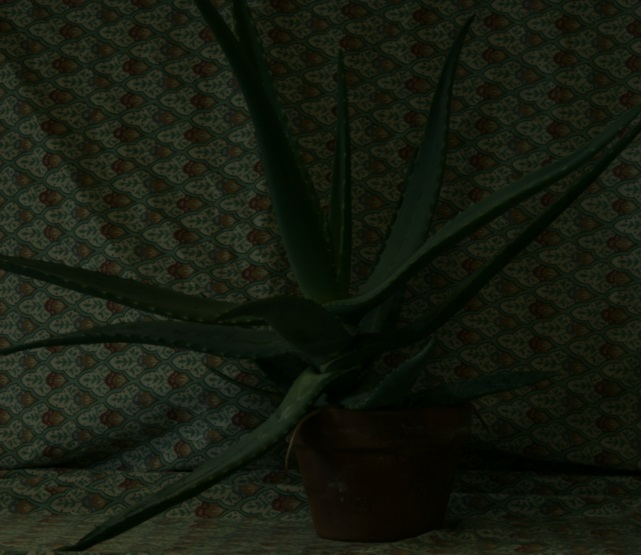
#> input picture homework/hw3/613410047/HW3_test_image/aloe.jpg, 641 x 555 px; its folder holds only this picture in this run
$ python main.py
#> lines starting #> are read from the running program, lines starting #| are printed output that depends on the picture; after the words box and inside, x2 and y2 are one past the last pixel; in counts of white or black regions, pixels touching at a corner belong together
import cv2
import os
import glob
import numpy as np
from matplotlib import pyplot as plt
import matplotlib

matplotlib.rcParams['figure.autolayout'] = True  # 自動調整佈局防止標題和圖像重疊

def output_image(row , col , h , w , output , titles) :
    # 創建 row x col 子圖佈局
    fig, axs = plt.subplots(row , col , figsize = (h ,  w))
    if(row >= 2) :
        axs = axs.flatten()
    for ax, img, title in zip(axs , output , titles):
        ax.imshow(img)
        ax.set_title(title , fontsize = 12)
        ax.axis('off')  # 隱藏坐標軸

    # 調整子圖間距
    plt.tight_layout()
    plt.show()

def apply_laplacian(image):
    kernel = np.array([[0 , -1 , 0] , [-1 , 5 , -1] , [0 , -1 , 0]])
    # Pad the image to handle border pixels
    padded_image = np.pad(image, pad_width=1, mode='edge')
    result = np.zeros_like(image, dtype=float)

    # Perform convolution manually
    for i in range(image.shape[0]):
        for j in range(image.shape[1]):
            region = padded_image[i:i+3, j:j+3]
            result[i, j] = np.sum(region * kernel)

    # Clip values to maintain valid range
    # result = np.clip(result, 0, 1)
    return result

def RGB_to_HSI(rgb) :
    r, g, b = rgb[:,:,0], rgb[:,:,1], rgb[:,:,2]

    intensity = (r + g + b) / 3
    minimum = np.minimum(np.minimum(r, g), b)

    # Add epsilon to avoid divide by zero
    saturation = 1 - 3 * minimum / (r + g + b + 1e-6)

    numerator = 0.5 * ((r - g) + (r - b))
    # Add epsilon to avoid divide by zero
    denominator = np.sqrt((r - g) ** 2 + (r - b) * (g - b)) + 1e-6
    theta = np.arccos(numerator / denominator)

    hue = np.where(b <= g, theta, 2 * np.pi - theta)
    hue = hue / (2 * np.pi)  # Normalize hue to [0, 1]

    hsi_image = np.stack((hue, saturation, intensity), axis=-1)
    return hsi_image

def HSI_to_RGB(hsi) :
    h, s, i = hsi[:,:,0], hsi[:,:,1], hsi[:,:,2]
    h = h * 2 * np.pi  # from [0, 1] convert to radians

    r, g, b = np.zeros_like(h), np.zeros_like(h), np.zeros_like(h)

    # RGB computation based on HSI ranges
    RG_sector = (0 <= h) & (h < 2 * np.pi / 3)
    b[RG_sector] = i[RG_sector] * (1 - s[RG_sector])
    r[RG_sector] = i[RG_sector] * (1 + s[RG_sector] * np.cos(h[RG_sector]) / np.cos(np.pi / 3 - h[RG_sector]))
    g[RG_sector] = 3 * i[RG_sector] - (r[RG_sector] + b[RG_sector])

    GB_sector = (2 * np.pi / 3 <= h) & (h < 4 * np.pi / 3)
    h[GB_sector] -= 2 * np.pi / 3
    r[GB_sector] = i[GB_sector] * (1 - s[GB_sector])
    g[GB_sector] = i[GB_sector] * (1 + s[GB_sector] * np.cos(h[GB_sector]) / np.cos(np.pi / 3 - h[GB_sector]))
    b[GB_sector] = 3 * i[GB_sector] - (r[GB_sector] + g[GB_sector])

    BR_sector = (4 * np.pi / 3 <= h) & (h <= 2 * np.pi)
    h[BR_sector] -= 4 * np.pi / 3
    g[BR_sector] = i[BR_sector] * (1 - s[BR_sector])
    b[BR_sector] = i[BR_sector] * (1 + s[BR_sector] * np.cos(h[BR_sector]) / np.cos(np.pi / 3 - h[BR_sector]))
    r[BR_sector] = 3 * i[BR_sector] - (g[BR_sector] + b[BR_sector])

    rgb_image = np.stack((r, g, b), axis=-1)
    rgb_image = np.clip(rgb_image, 0, 1)
    return rgb_image

def RGB_to_Lab(rgb) :
    # Convert to XYZ
    r, g, b = rgb[:,:,0], rgb[:,:,1], rgb[:,:,2]

    r = np.where(r > 0.04045, ((r + 0.055) / 1.055) ** 2.4, r / 12.92)
    g = np.where(g > 0.04045, ((g + 0.055) / 1.055) ** 2.4, g / 12.92)
    b = np.where(b > 0.04045, ((b + 0.055) / 1.055) ** 2.4, b / 12.92)

    x = r * 0.4124564 + g * 0.3575761 + b * 0.1804375
    y = r * 0.2126729 + g * 0.7151522 + b * 0.0721750
    z = r * 0.0193339 + g * 0.1191920 + b * 0.9503041

    # Reference white D65，使 RGB 與 L*a*b* 等範圍映射
    x, y, z = x / 0.950456, y / 1.00000, z / 1.088754

    x = np.where(x > 0.008856, x ** (1/3), (7.787 * x) + (16 / 116))
    y = np.where(y > 0.008856, y ** (1/3), (7.787 * y) + (16 / 116))
    z = np.where(z > 0.008856, z ** (1/3), (7.787 * z) + (16 / 116))

    l = (116 * y) - 16
    a = 500 * (x - y)
    b = 200 * (y - z)

    lab_image = np.stack((l, a, b), axis=-1)
    return lab_image

def Lab_to_RGB(lab) :
    l, a, b = lab[:,:,0], lab[:,:,1], lab[:,:,2]

    y = (l + 16) / 116
    x = a / 500 + y
    z = y - b / 200

    x = np.where(x ** 3 > 0.008856, x ** 3, (x - 16 / 116) / 7.787)
    y = np.where(y ** 3 > 0.008856, y ** 3, (y - 16 / 116) / 7.787)
    z = np.where(z ** 3 > 0.008856, z ** 3, (z - 16 / 116) / 7.787)

    # Reference white D65，使 RGB 與 L*a*b* 等範圍映射
    x, y, z = x * 0.950456, y * 1.00000, z * 1.088754

    r = x * 3.2404542 + y * -1.5371385 + z * -0.4985314
    g = x * -0.9692660 + y * 1.8760108 + z * 0.0415560
    b = x * 0.0556434 + y * -0.2040259 + z * 1.0572252

    r = np.where(r > 0.0031308, 1.055 * (np.sign(r) * (np.abs(r)) ** (1 / 2.4)) - 0.055, r * 12.92)
    g = np.where(g > 0.0031308, 1.055 * (np.sign(g) * (np.abs(g)) ** (1 / 2.4)) - 0.055, g * 12.92)
    b = np.where(b > 0.0031308, 1.055 * (np.sign(b) * (np.abs(b)) ** (1 / 2.4)) - 0.055, b * 12.92)

    rgb_image = np.stack((r, g, b), axis=-1)
    rgb_image = np.clip(rgb_image, 0, 1)
    return rgb_image

def RGB(img) :
    result = np.zeros_like(img, dtype=float)
    for c in range(3) :
        result[:,:,c] = apply_laplacian(img[:,:,c])
        result[:,:,c] = np.clip(result[:,:,c], 0, 1)

    output = [img , result]
    titles = ["RGB before" , "RGB after"]
    output_image(row = 1 , col = 2 , h = 10 , w = 6 , output = output , titles = titles)

    return

def HSI(img) :
    hsi = RGB_to_HSI(img)
    lap = np.zeros_like(hsi, dtype=float)
    lap[:,:,0] = hsi[:,:,0]
    lap[:,:,1] = hsi[:,:,1]
    lap[:,:,2] = apply_laplacian(hsi[:,:,2])
    lap[:,:,2] = np.clip(lap[:,:,2], 0, 1)
    result = HSI_to_RGB(lap)

    output = [img , result]
    titles = ["HSI before" , "HSI after"]
    output_image(row = 1 , col = 2 , h = 10 , w = 6 , output = output , titles = titles)

    return

def Lab(img) :
    lab = RGB_to_Lab(img)
    lap = np.zeros_like(lab, dtype=float)
    lap[:,:,1] = lab[:,:,1]
    lap[:,:,2] = lab[:,:,2]
    lap[:,:,0] = apply_laplacian(lab[:,:,0])
    lap[:,:,0] = np.clip(lap[:,:,0], 0, 100)
    result = Lab_to_RGB(lap)

    output = [img , result]
    titles = ["L*a*b* before" , "L*a*b* after"]
    output_image(row = 1 , col = 2 , h = 10 , w = 6 , output = output , titles = titles)

    return

# read image
dir = "./HW3_test_image/*.*"
for filepath in glob.glob(dir) :
    img = cv2.imread(filepath)
#> img is the input picture: shape (555, 641, 3); mean B, G, R 14.8, 26.5, 21.4
    img = cv2.cvtColor(img , cv2.COLOR_BGR2RGB)
    img = img/255
    RGB(img)
#> the loop in output_image, `for ax, img, title in zip(axs , output , titles):` made 2 passes
#> title on passes 1 to 2: 'RGB before', 'RGB after'
    HSI(img)
#> after the loop in apply_laplacian (call 4), `for i in range(image.shape[0]):`:
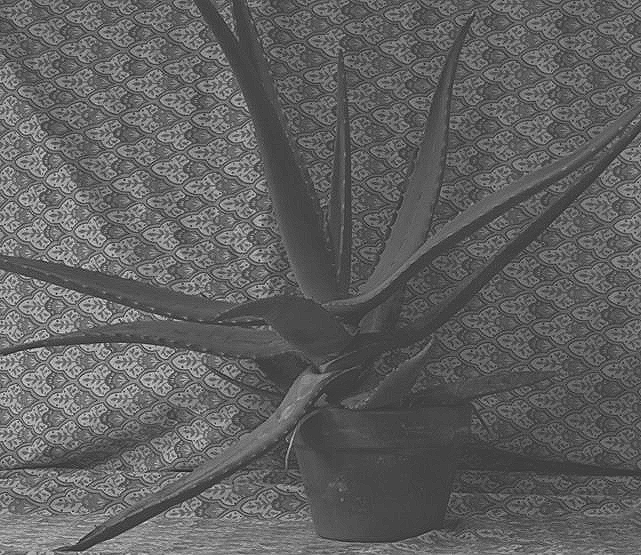
#> result: shape (555, 641) float64; min -0.139, max 0.441, mean 0.082; drawn with min black and max white
#> in HSI, `lap[:,:,2] = apply_laplacian(hsi[:,:,2])`:
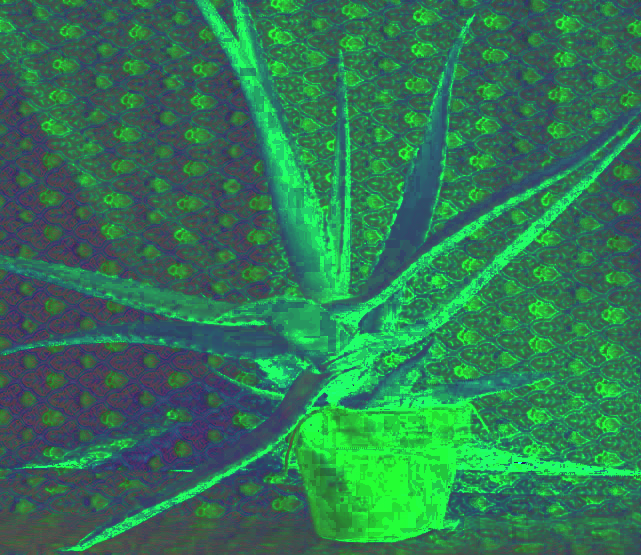
#> lap: shape (555, 641, 3) float64; mean of channels 0, 1, 2 0.242, 0.401, 0.082; drawn with min black and max white
#> in HSI, `lap[:,:,2] = np.clip(lap[:,:,2], 0, 1)`: lap: shape (555, 641, 3) float64; 4.36% of pixels changed, all inside (x1, y1, x2, y2) = (0, 0, 641, 551)
#> in HSI_to_RGB, `RG_sector = (0 <= h) & (h < 2 * np.pi / 3)`:
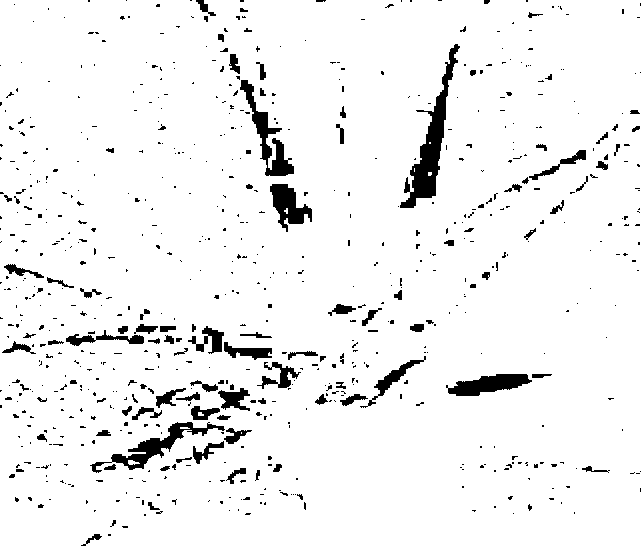
#> RG_sector: shape (555, 641) bool; 94.5% white; 717 black regions (605 under 20 px), largest, box (x1, y1, x2, y2) and area: (400, 44, 460, 208) 2446, (90, 422, 225, 473) 1377, (240, 80, 294, 176) 1359
#> in HSI_to_RGB, `h[GB_sector] -= 2 * np.pi / 3`:
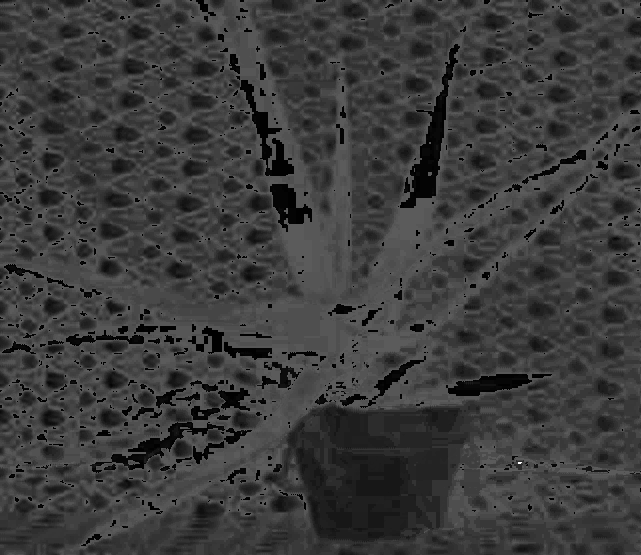
#> h: shape (555, 641) float64; min 0.0524, max 5.76, mean 1.4; drawn with min black and max white
#> in HSI_to_RGB, `r[GB_sector] = i[GB_sector] * (1 - s[GB_sector])`: r: shape (555, 641) float64; min 0, max 0.441, mean 0.0849
#> in HSI_to_RGB, `g[GB_sector] = i[GB_sector] * (1 + s[GB_sector] * np.cos(h[GB_sector])..`: g: shape (555, 641) float64; min 0, max 0.504, mean 0.103
#> in HSI_to_RGB, `b[GB_sector] = 3 * i[GB_sector] - (r[GB_sector] + g[GB_sector])`: b: shape (555, 641) float64; min 0, max 0.397, mean 0.06
#> in HSI_to_RGB, `BR_sector = (4 * np.pi / 3 <= h) & (h <= 2 * np.pi)`:
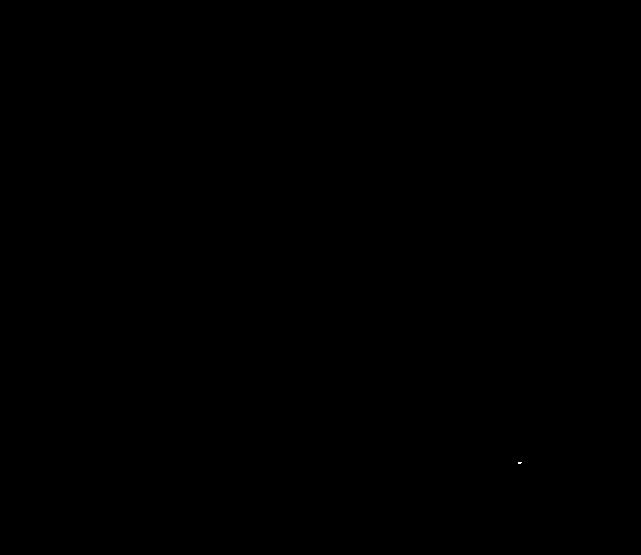
#> BR_sector: shape (555, 641) bool; 0% white in thin lines or dots, all inside (x1, y1, x2, y2) = (518, 462, 522, 464)
#> in HSI_to_RGB, `h[BR_sector] -= 4 * np.pi / 3`:
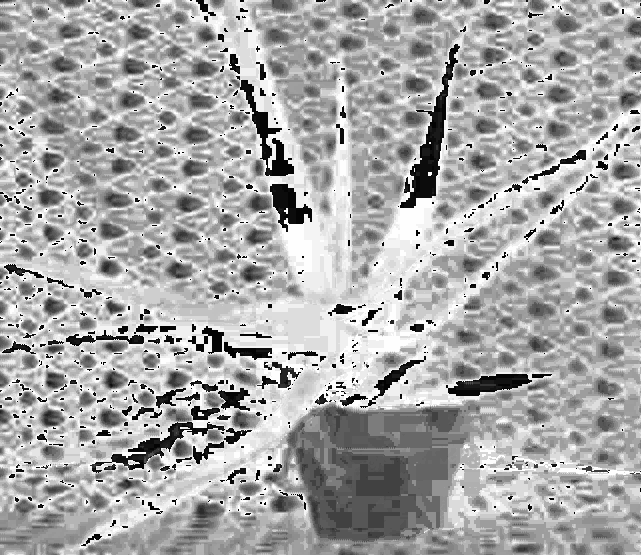
#> h: shape (555, 641) float64; under 0.01% of pixels changed, all inside (x1, y1, x2, y2) = (518, 462, 522, 464); drawn with min black and max white
#> in HSI_to_RGB, `b[BR_sector] = i[BR_sector] * (1 + s[BR_sector] * np.cos(h[BR_sector])..`: b: shape (555, 641) float64; min 0, max 0.397, mean 0.06
#> in HSI_to_RGB, `r[BR_sector] = 3 * i[BR_sector] - (g[BR_sector] + b[BR_sector])`: r: shape (555, 641) float64; min 0, max 0.441, mean 0.0849
#> the loop in output_image (call 2), `for ax, img, title in zip(axs , output , titles):` made 2 passes
    Lab(img)
#> in RGB_to_Lab, `b = np.where(b > 0.04045, ((b + 0.055) / 1.055) ** 2.4, b / 12.92)`:
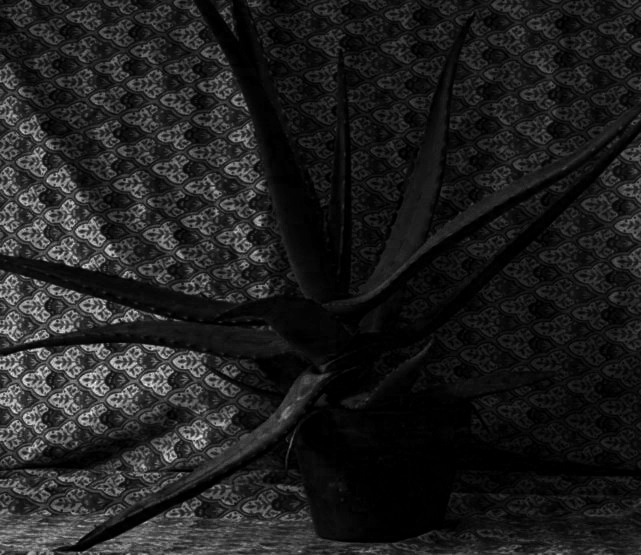
#> b: shape (555, 641) float64; min 0, max 0.0467, mean 0.0058; drawn with min black and max white
